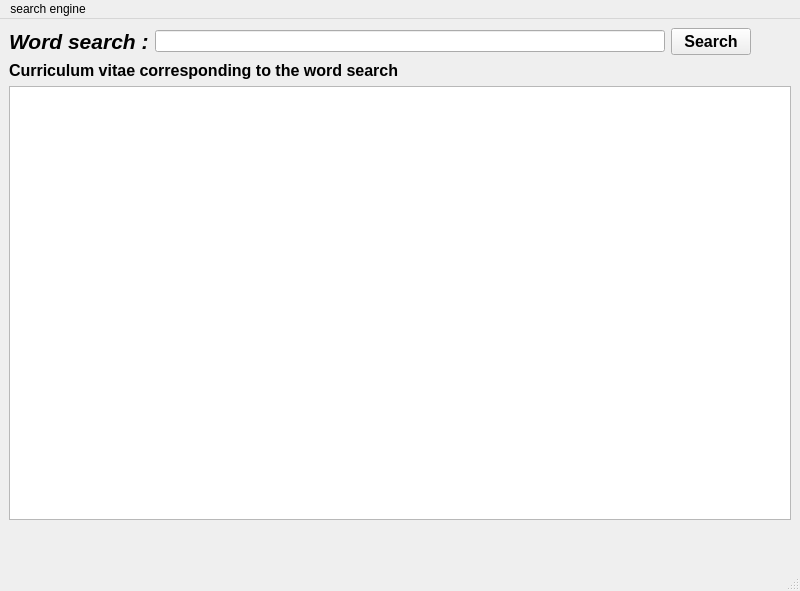
<?xml version="1.0" encoding="UTF-8"?>
<ui version="4.0">
 <class>MainWindow</class>
 <widget class="QMainWindow" name="MainWindow">
  <property name="geometry">
   <rect>
    <x>0</x>
    <y>0</y>
    <width>800</width>
    <height>591</height>
   </rect>
  </property>
  <property name="windowTitle">
   <string>RadarWords</string>
  </property>
  <widget class="QWidget" name="centralwidget">
   <layout class="QVBoxLayout" name="verticalLayout_4">
    <item>
     <layout class="QHBoxLayout" name="horizontalLayout_2">
      <item>
       <widget class="QLabel" name="label">
        <property name="font">
         <font>
          <pointsize>16</pointsize>
          <weight>75</weight>
          <italic>true</italic>
          <bold>true</bold>
          <underline>false</underline>
         </font>
        </property>
        <property name="text">
         <string>Word search :</string>
        </property>
       </widget>
      </item>
      <item>
       <widget class="QLineEdit" name="lineEdit"/>
      </item>
      <item>
       <widget class="QPushButton" name="Search">
        <property name="font">
         <font>
          <pointsize>12</pointsize>
          <weight>75</weight>
          <bold>true</bold>
         </font>
        </property>
        <property name="text">
         <string>Search</string>
        </property>
       </widget>
      </item>
      <item>
       <spacer name="horizontalSpacer">
        <property name="orientation">
         <enum>Qt::Horizontal</enum>
        </property>
        <property name="sizeType">
         <enum>QSizePolicy::Minimum</enum>
        </property>
        <property name="sizeHint" stdset="0">
         <size>
          <width>40</width>
          <height>20</height>
         </size>
        </property>
       </spacer>
      </item>
     </layout>
    </item>
    <item>
     <layout class="QVBoxLayout" name="verticalLayout">
      <item>
       <widget class="QLabel" name="label_2">
        <property name="font">
         <font>
          <pointsize>12</pointsize>
          <weight>75</weight>
          <bold>true</bold>
         </font>
        </property>
        <property name="text">
         <string>Curriculum vitae corresponding to the word search</string>
        </property>
       </widget>
      </item>
      <item>
       <widget class="QTableView" name="tableView"/>
      </item>
      <item>
       <spacer name="verticalSpacer">
        <property name="orientation">
         <enum>Qt::Vertical</enum>
        </property>
        <property name="sizeType">
         <enum>QSizePolicy::Minimum</enum>
        </property>
        <property name="sizeHint" stdset="0">
         <size>
          <width>20</width>
          <height>40</height>
         </size>
        </property>
       </spacer>
      </item>
     </layout>
    </item>
   </layout>
  </widget>
  <widget class="QMenuBar" name="menubar">
   <property name="geometry">
    <rect>
     <x>0</x>
     <y>0</y>
     <width>800</width>
     <height>21</height>
    </rect>
   </property>
   <widget class="QMenu" name="menusearch_engine">
    <property name="title">
     <string>search engine</string>
    </property>
   </widget>
   <addaction name="menusearch_engine"/>
  </widget>
  <widget class="QStatusBar" name="statusbar"/>
 </widget>
 <resources/>
 <connections/>
</ui>
